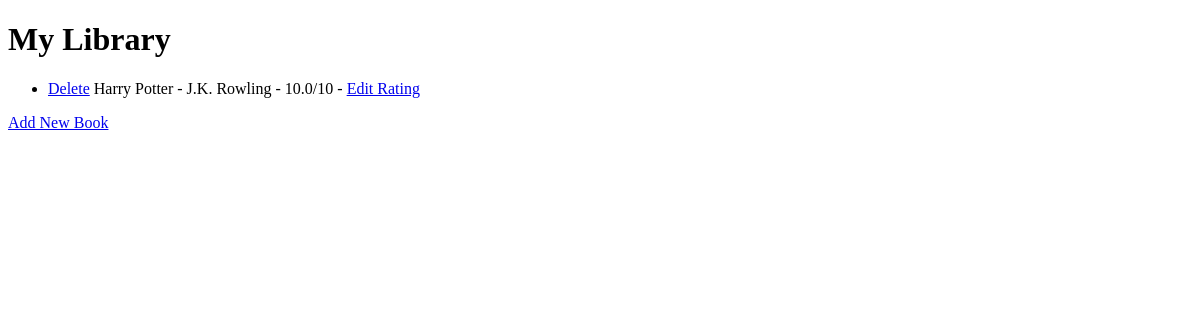
Before: / with the older database file.
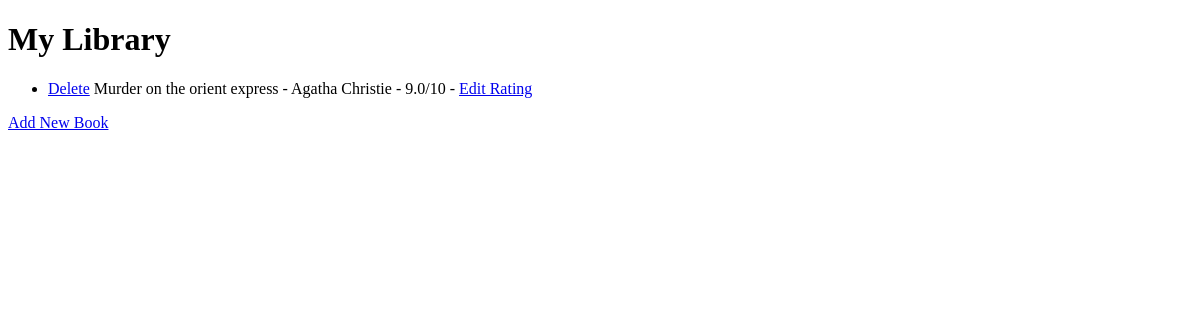
After: the same page with the newer database file.
### book_model.py (models this page shows)
class Book(db.Model):
    id: Mapped[int] = mapped_column(Integer, primary_key=True)
    title: Mapped[str] = mapped_column(String(250), unique=True, nullable=False)
    author: Mapped[str] = mapped_column(String(250), nullable=False)
    rating: Mapped[float] = mapped_column(Float, nullable=False)

### main.py (the view)
@app.route('/')
def home():
    with app.app_context():
        result = db.session.execute(db.select(Book).order_by(Book.title))
        all_books = result.scalars()
        return render_template('index.html', books=all_books)

### templates/index.html (shortened to what this page needs)
<!DOCTYPE html>
<html lang="en">
  <head>
  </head>
  <body>
    <h1>My Library</h1>
    {% if books: %}
      <ul>
          {% for book in books: %}
          <li><a href="{{ url_for('delete', id=book.id) }}">Delete</a> {{ book.title }} - {{ book.author }} - {{ book.rating }}/10 - <a href="{{ url_for('edit', id=book.id) }}">Edit Rating</a></li>
          {% endfor %}
      </ul>
    {% else: %}
      <p>Library is empty.</p>
    {% endif %}
    <a href="{{ url_for('add') }}">Add New Book</a>
  </body>
</html>

Changed rows visible on the page:
removed Book: title "Harry Potter", author "J.K. Rowling", rating "10.0"
added Book: title "Murder on the orient express", author "Agatha Christie", rating "9.0"
